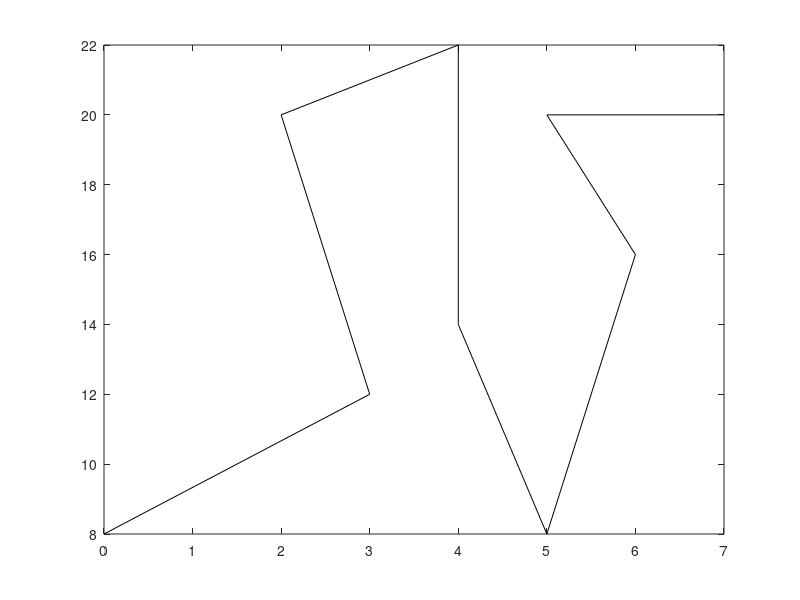

The MATLAB script that drew this image: (Note: this script raises an error after producing the figure.)
%% EXAMPLE SCRIPT

% Define an x-y curve
x = [0 3 2 4 4 5 6 5 7];
y = [8 12 20 22 14 8 16 20 20];

plot(x, y, '-k');
hold on;

% Compute offset curve by 0.3
[xo, yo] = offsetCurve(x, y, 0.3);
plot(xo, yo, '-b');

% Compute offset curve by -0.8
[xo2, yo2] = offsetCurve(x, y, -0.8);
plot(xo2, yo2, '-r');

% Compute offset curve by 6 points respecting proportions of current axis
drawnow();
set(gca, 'XLimMode', 'manual'); % First lock the X and Y lims
set(gca, 'YLimMode', 'manual');
[xo3, yo3] = offsetCurve(x, y, 6, gca);
plot(xo3, yo3, '-m');

hold off;
